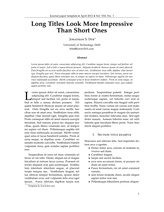
%> input picture Demo (Server Side)/Preprocessing/test_images/2col-journalpaper-howtotex-page-001.jpg, 164 x 212 px, shrunk from 1275 x 1650 before the run
$ octave test_script.m   (GNU Octave 9; MATLAB toolbox functions it lacks are replaced by stand-ins)
%> lines starting %> are read from the running program, lines starting %| are printed output that depends on the picture

im = imread('test_images/2col-journalpaper-howtotex-page-001.jpg');
%> im is the input picture: size 212x164x3 uint8; min 0, max 255, mean 241.9
im2 = imread('test_images/2col-journalpaper-howtotex-page-002.jpg');
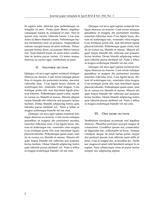
%> input picture Demo (Server Side)/Preprocessing/test_images/2col-journalpaper-howtotex-page-002.jpg, 164 x 212 px, shrunk from 1275 x 1650 before the run
%> im2 is the input picture: size 212x164x3 uint8; min 132, max 255, mean 241.8

im_dark = imread('test_images/IMG_1752.jpg');
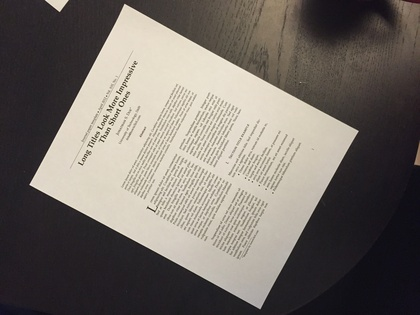
%> input picture Demo (Server Side)/Preprocessing/test_images/IMG_1752.JPG, 420 x 315 px, shrunk from 3264 x 2448 before the run
%> im_dark is the input picture: size 315x420x3 uint8; mean R, G, B 113.8, 107.5, 101.7
im_light = imread('test_images/IMG_1742.jpg');
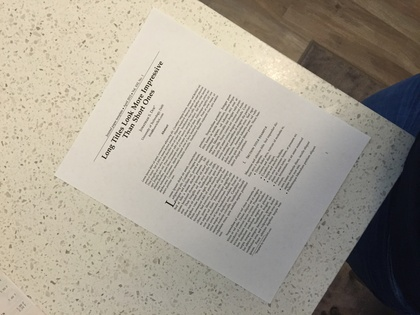
%> input picture Demo (Server Side)/Preprocessing/test_images/IMG_1742.JPG, 420 x 315 px, shrunk from 3264 x 2448 before the run
%> im_light is the input picture: size 315x420x3 uint8; mean R, G, B 163.3, 156.3, 143.8
im_med = imread('test_images/IMG_1754.jpg');
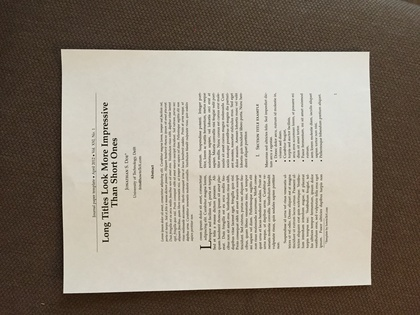
%> input picture Demo (Server Side)/Preprocessing/test_images/IMG_1754.JPG, 420 x 315 px, shrunk from 3264 x 2448 before the run
%> im_med is the input picture: size 315x420x3 uint8; mean R, G, B 146.4, 136.8, 123.6
%> (the run ends here)
